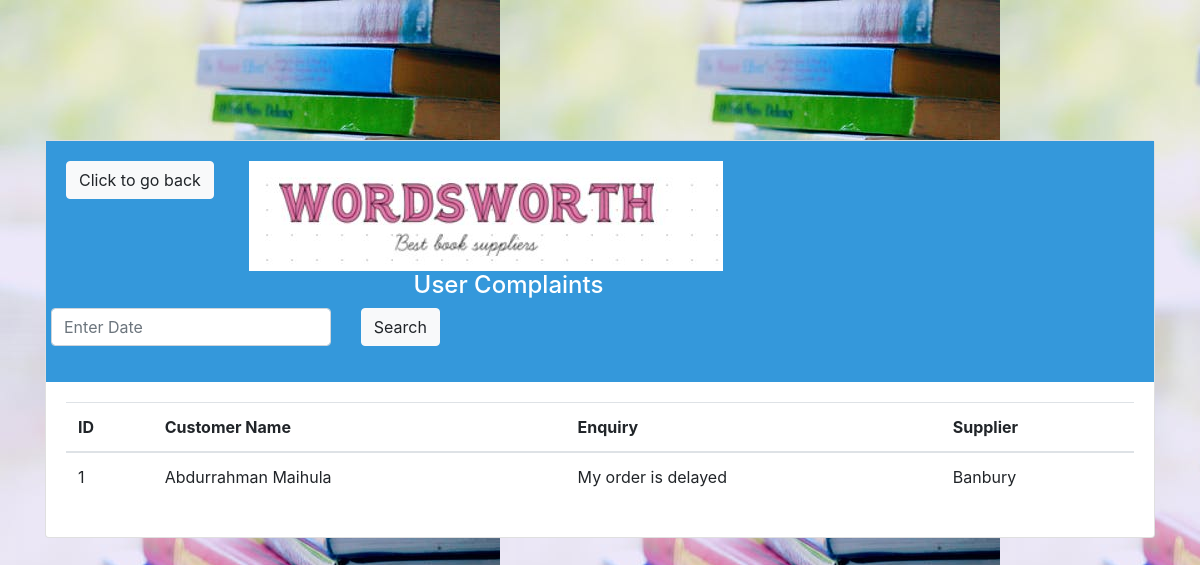
Page /AdminWW/php/viewcomp.php on the committed database.
### tables this page shows
CREATE TABLE `user_comp` (
  `id` int(11) NOT NULL,
  `user` varchar(255) NOT NULL,
  `comp` varchar(255) NOT NULL,
  `supplier` varchar(255) NOT NULL
);

### AdminWW/php/suppliers_process.php (the view, shortened to what this page needs)
<?php
  function view_comp(){
  require('cons.php');
     $sql = "SELECT * FROM user_comp";
     $result = mysqli_query($conn, $sql);
     if(mysqli_num_rows($result) > 0){
     while ($row=mysqli_fetch_array($result)) {
       $id =  $row['id'];
       $name = $row['user'];
       $comp = $row['comp'];
       $supp = $row['supplier'];
       echo "<tr>
      <td>$id</td>
      <td>$name</td>
      <td>$comp</td>
      <td>$supp</td>
    </tr>";
     }
}else{
      echo "<script>alert('The record cant be found')</script>";
      echo "<script>window.open('adminpanel.php', '_self')</script>";
    }
  }
?>

### rows in the picture
user_comp: id "1", user "Abdurrahman Maihula", comp "My order is delayed", supplier "Banbury"
